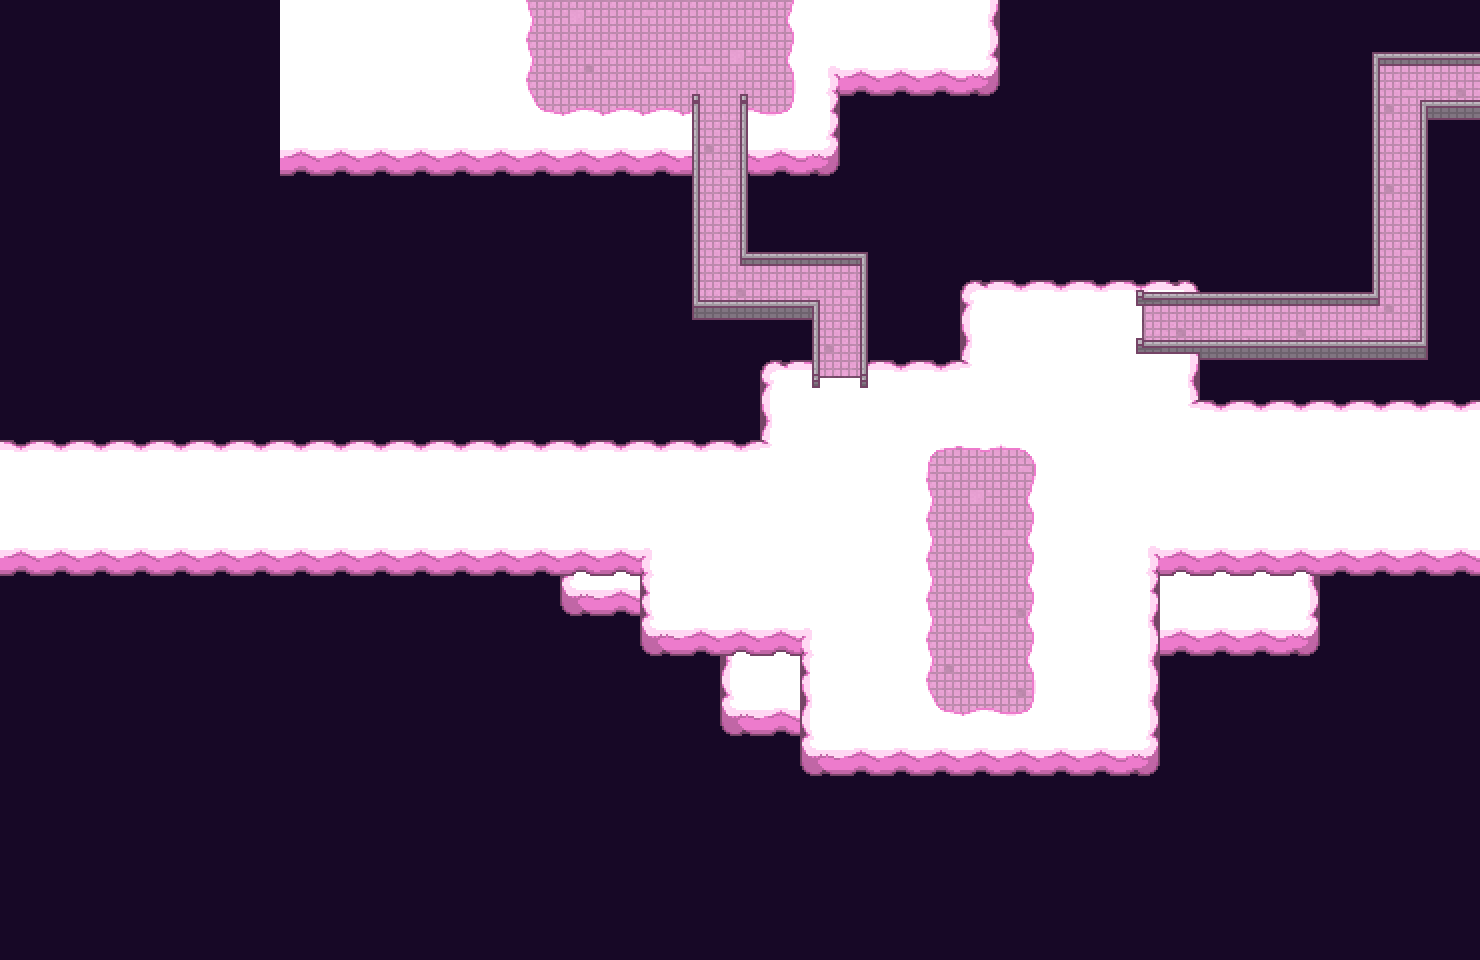

This is a level from a 2D game, rendered from its Tiled map with the project's own tilesets. A one-line summary and the map file follow, with tile-layer data summarised:
An orthogonal 37x24 tile map with 40x40 px tiles, 4 tile layers (Tile Layer 1, Tile Layer 5, Tile Layer 3, Tile Layer 6), 1 hidden layer not drawn, 3 tilesets and 49 objects (14x readable, background, transition, nameplate, savepoint, ...).

<map version="1.8" tiledversion="1.8.2" orientation="orthogonal" renderorder="right-down" width="37" height="24" tilewidth="40" tileheight="40" infinite="0" backgroundcolor="#170826" nextlayerid="25" nextobjectid="77">
 <editorsettings>
  <export target="clouds_mainzone.lua" format="lua" />
 </editorsettings>
 <properties>
  <property name="music" value="serverssky" />
 </properties>
 <tileset firstgid="1" source="../../../assets/sprites/tilesets/clouds.tsx" />
 <tileset firstgid="193" source="../../../assets/sprites/tilesets/tempbg.tsx" />
 <tileset firstgid="385" source="../../../assets/sprites/tilesets/clouds_battle.tsx" />
 <objectgroup color="#ff00ff" id="24" name="objects_bg">
  <object id="58" name="background" x="0" y="0" />
 </objectgroup>
 <layer id="1" name="Tile Layer 1" width="37" height="24">
  <data>[888 cells, 247 non-empty, 24 distinct tile ids]</data>
 </layer>
 <layer id="16" name="Tile Layer 5" width="37" height="24">
  <data>[888 cells, 70 non-empty, 18 distinct tile ids]</data>
 </layer>
 <layer id="7" name="Tile Layer 3" width="37" height="24">
  <data>[888 cells, 139 non-empty, 31 distinct tile ids]</data>
 </layer>
 <layer id="17" name="Tile Layer 6" width="37" height="24">
  <data>[888 cells, 22 non-empty, 5 distinct tile ids]</data>
 </layer>
 <layer id="9" name="battleborder" width="37" height="24" visible="0">
  <data>[888 cells, 206 non-empty, 38 distinct tile ids]</data>
 </layer>
 <objectgroup color="#0000ff" id="6" name="collision" visible="0">
  <object id="2" x="960" y="240" width="240" height="40" />
  <object id="7" x="840" y="80" width="160" height="80" />
  <object id="8" x="1000" y="0" width="40" height="80" />
  <object id="9" x="280" y="-40" width="720" height="40" />
  <object id="16" x="1200" y="354" width="280" height="46" />
  <object id="18" x="1137" y="340" width="283" height="14" />
  <object id="19" x="1136" y="280" width="244" height="26" />
  <object id="20" x="860" y="240" width="100" height="120" />
  <object id="21" x="860" y="360" width="8" height="28" />
  <object id="22" x="812" y="360" width="8" height="28" />
  <object id="24" x="680" y="300" width="140" height="59.9635" />
  <object id="25" x="740" y="94" width="8" height="66" />
  <object id="26" x="740" y="240" width="120" height="26" />
  <object id="27" x="740" y="160" width="100" height="80" />
  <object id="29" x="692" y="94" width="8" height="66" />
  <object id="30" x="680" y="160" width="20" height="140" />
  <object id="34" x="800" y="760" width="360" height="40" />
  <object id="40" x="0" y="360" width="760" height="80" />
  <object id="41" x="0" y="560" width="640" height="80" />
  <object id="44" x="640" y="640" width="160" height="120" />
  <object id="45" x="1160" y="560" width="320" height="200" />
  <object id="47" x="280" y="160" width="400" height="40" />
  <object id="48" x="240" y="0" width="40" height="160" />
  <object id="49" x="1420" y="100" width="60" height="254" />
  <object id="50" x="1360" y="40" width="120" height="26" />
  <object id="51" x="1360" y="66" width="20" height="214" />
  <object id="52" x="1480" y="66" width="40" height="34" />
  <object id="53" x="1480" y="400" width="40" height="160" />
 </objectgroup>
 <objectgroup color="#ff00ff" id="2" name="objects">
  <object id="60" name="transition" x="-40" y="440" width="40" height="120">
   <properties>
    <property name="map" value="clouds_entrance" />
    <property name="marker" value="entry" />
   </properties>
  </object>
  <object id="61" name="nameplate" x="20" y="290" width="624" height="120" />
  <object id="62" name="readable" x="20" y="400" width="48" height="40">
   <properties>
    <property name="text" value="* &quot;C.&quot;" />
   </properties>
  </object>
  <object id="63" name="readable" x="68" y="400" width="48" height="40">
   <properties>
    <property name="text" value="* &quot;Y.&quot;" />
   </properties>
  </object>
  <object id="64" name="readable" x="116" y="400" width="48" height="40">
   <properties>
    <property name="text" value="* &quot;B.&quot;" />
   </properties>
  </object>
  <object id="65" name="readable" x="164" y="400" width="48" height="40">
   <properties>
    <property name="text" value="* &quot;E.&quot;" />
   </properties>
  </object>
  <object id="66" name="readable" x="212" y="400" width="48" height="40">
   <properties>
    <property name="text" value="* &quot;R.&quot;" />
   </properties>
  </object>
  <object id="67" name="readable" x="260" y="400" width="48" height="40">
   <properties>
    <property name="text">* Despite not being able to see
it, [wait:4]there is, [wait:4]in fact, [wait:4]a space
here.</property>
   </properties>
  </object>
  <object id="68" name="readable" x="308" y="400" width="48" height="40">
   <properties>
    <property name="text" value="* &quot;S.&quot;" />
   </properties>
  </object>
  <object id="69" name="readable" x="356" y="400" width="48" height="40">
   <properties>
    <property name="text" value="* &quot;E.&quot;" />
   </properties>
  </object>
  <object id="70" name="readable" x="404" y="400" width="48" height="40">
   <properties>
    <property name="text" value="* &quot;R.&quot;" />
   </properties>
  </object>
  <object id="71" name="readable" x="452" y="400" width="48" height="40">
   <properties>
    <property name="text" value="* &quot;V.&quot;" />
   </properties>
  </object>
  <object id="72" name="readable" x="500" y="400" width="48" height="40">
   <properties>
    <property name="text" value="* &quot;E.&quot;" />
   </properties>
  </object>
  <object id="73" name="readable" x="548" y="400" width="48" height="40">
   <properties>
    <property name="text" value="* &quot;R.&quot;" />
   </properties>
  </object>
  <object id="74" name="readable" x="596" y="400" width="48" height="40">
   <properties>
    <property name="text" value="* &quot;S.&quot;" />
   </properties>
  </object>
  <object id="75" name="readable" x="660" y="280" width="40" height="40">
   <properties>
    <property name="text1" value="* &quot;RVERS.&quot;" />
    <property name="text2">* You're filled with the power of
not knowing what this means.</property>
   </properties>
  </object>
  <object id="76" name="savepoint" x="960" y="400" width="40" height="40" />
 </objectgroup>
 <objectgroup color="#7f00ff" id="4" name="markers" visible="0">
  <object id="1" name="spawn" x="960" y="680" width="40" height="40" />
  <object id="59" name="entry_left" x="40" y="520">
   <point />
  </object>
 </objectgroup>
 <objectgroup color="#ff7fff" id="8" name="battleareas" visible="0">
  <object id="31" x="680" y="160" width="200" height="200" />
 </objectgroup>
</map>
